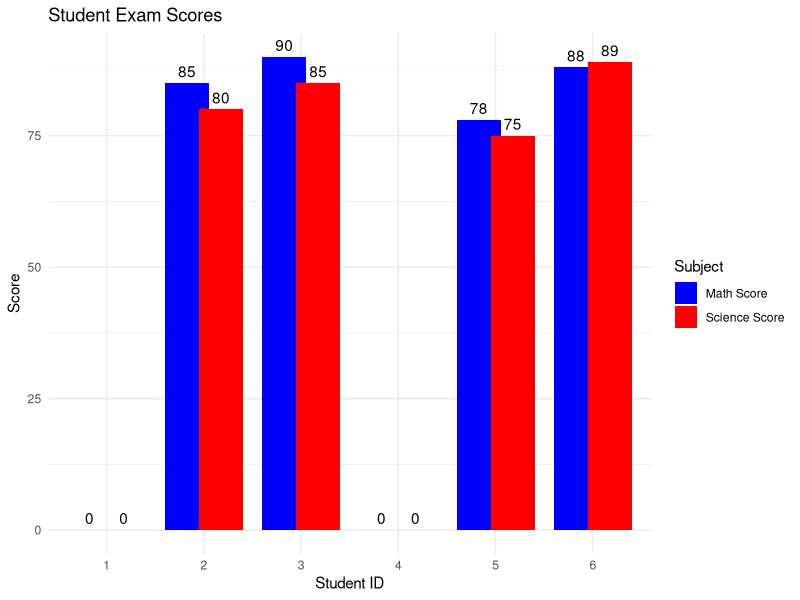

This chart was generated by the following R code:
## ---- chunk 1
knitr::opts_chunk$set(echo = TRUE)
## ---- chunk 2
library(data.table)
library(ggplot2)
library(reshape2)
## ---- chunk 3
students <- data.table(student_id = c(1, 2, 3, 4, 5),
                       name = c("Alice", "Bob", "Charlie", "David", "Eva"),
                       age = c(20, 21, 19, 22, 20))

exam_scores <- data.table(student_id = c(2, 3, 5, 6),
                          math_score = c(85, 90, 78, 88),
                          science_score = c(80, 85, 75, 89))

# Full Outer Join
gg <- merge(students, exam_scores, by = "student_id", all = TRUE)
print("Merged Data:")
print(gg)
## ---- chunk 4
gg[is.na(math_score), math_score := 0]
gg[is.na(science_score), science_score := 0]
## ---- chunk 5
long_data <- melt(gg, id.vars = c("student_id", "name"), 
                  measure.vars = c("math_score", "science_score"),
                  variable.name = "Subject", value.name = "Score")
## ---- chunk 6
ggplot(long_data, aes(x = factor(student_id), y = Score, fill = Subject)) +
  geom_bar(stat = "identity", position = position_dodge(width = 0.7)) +
  geom_text(aes(label = Score), vjust = -0.5, position = position_dodge(width = 0.7)) +
  labs(title = "Student Exam Scores", x = "Student ID", y = "Score") +
  scale_fill_manual(values = c("math_score" = "blue", "science_score" = "red"),
                    labels = c("Math Score", "Science Score")) +
  theme_minimal()
